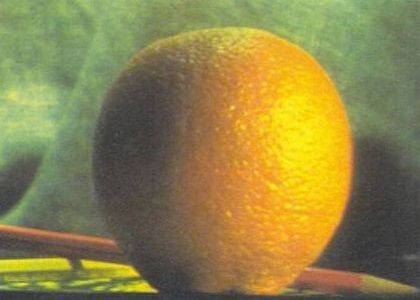
#> input picture P1/img/orange1.jpg, 420 x 300 px
$ python p1_pregunta_XX.py
#> lines starting #> are read from the running program, lines starting #| are printed output that depends on the picture
### P1/p1_tarea4.py
# Tratamiento de Señales Visuales/Tratamiento de Señales Multimedia I @ EPS-UAM
# Practica 1: Fusion de imagenes mediante piramides
# Tarea 4: fusion de imagenes

# AUTOR1: APELLIDO1 APELLIDO1, NOMBRE1
# AUTOR2: APELLIDO2 APELLIDO2, NOMBRE2
# PAREJA/TURNO: NUMERO_PAREJA/NUMERO_TURNO

import numpy as np
import math

from p1_utils import visualizar_fusion
import p1_tarea1
import p1_tarea2
import p1_tarea3
from p1_tests import test_p1_tarea4

def run_fusion(imgA, imgB, mask, niveles):
    """
    # Esta funcion implementa la fusion de dos imagenes calculando las
    # pirámides Laplacianas de las imagenes de entrada y la pirámide
    # Gausiana de una mascara.
    #
    # Argumentos de entrada:
    #   imgA: numpy array de tamaño [imagen_height, imagen_width].
    #   imgB: numpy array de tamaño [imagen_height, imagen_width].
    #   mask: numpy array de tamaño [imagen_height, imagen_width].
    #
    # Devuelve:
    #   Gpyr_imgA: lista de numpy arrays con variable tamaño con "niveles+1" elementos
    #               correspodientes a la piramide Gaussiana de la imagen A
    #   Gpyr_imgB: lista de numpy arrays con variable tamaño con "niveles+1" elementos
    #               correspodientes a la piramide Gaussiana de la imagen B
    #   Gpyr_mask: lista de numpy arrays con variable tamaño con "niveles+1" elementos
    #               correspodientes a la piramide Gaussiana de la máscara
    #   Lpyr_imgA: lista de numpy arrays con variable tamaño con "niveles+1" elementos
    #               correspodientes a la piramide Laplaciana de la imagen A
    #   Lpyr_imgB: lista de numpy arrays con variable tamaño con "niveles+1" elementos
    #               correspodientes a la piramide Laplaciana de la imagen B
    #   Lpyr_fus: lista de numpy arrays con variable tamaño con "niveles+1" elementos
    #               correspodientes a la piramide Laplaciana de la fusion imagen A & B
    #   Lpyr_fus_rec:  numpy array de tamaño [imagen_height, imagen_width] correspondiente
    #               a la reconstruccion de la pirámide Lpyr_fus
    """
    # Verificamos que las imágenes sean matrices bidimensionales
    if np.ndim(imgA) != 2 or np.ndim(imgB) != 2:
        raise ValueError("Las imágenes no están en escala de griss")

    # Convertimos las imágenes y la máscara a tipo float
    imgA = np.array(imgA, dtype=np.float64)
    imgB = np.array(imgB, dtype=np.float64)
    mask = np.array(mask, dtype=np.float64)

    # iniciamos las variables de salida
    Gpyr_imgA = p1_tarea2.gaus_piramide(imgA, niveles)      # Pirámide Gaussiana imagen A
    Gpyr_imgB = p1_tarea2.gaus_piramide(imgB, niveles)      # Pirámide Gaussiana imagen B
    Gpyr_mask = p1_tarea2.gaus_piramide(mask, niveles)      # Pirámide Gaussiana máscara
    Lpyr_imgA = p1_tarea2.lapl_piramide(Gpyr_imgA)          # Pirámide Laplaciana imagen A
    Lpyr_imgB = p1_tarea2.lapl_piramide(Gpyr_imgB)          # Pirámide Laplaciana imagen B
    Lpyr_fus = p1_tarea3.fusionar_lapl_pyr(Lpyr_imgA, Lpyr_imgB, Gpyr_mask)       # Pirámide Laplaciana fusionada
    Lpyr_fus_rec = p1_tarea3.reconstruir_lapl_pyr(Lpyr_fus)                       # Imagen reconstruida de la pirámide Laplaciana fusionada

    # Recortamos los valores que esten fuera del rango [0, 1]
    Lpyr_fus_rec = np.clip(Lpyr_fus_rec, 0, 1)

    return Gpyr_imgA, Gpyr_imgB, Gpyr_mask, Lpyr_imgA, Lpyr_imgB, Lpyr_fus, Lpyr_fus_rec
# [12 lines that do not run on import are left out]

### P1/p1_tarea1.py
# Tratamiento de Señales Visuales/Tratamiento de Señales Multimedia I @ EPS-UAM
# Practica 1: Fusion de imagenes mediante piramides
# Tarea 1: metodos reduce y expand

# AUTOR1: García Santa Carlos
# AUTOR2: González Gallego Miguel Ángel
# PAREJA/TURNO: 02/TARDE
import numpy as np
import math
import scipy.signal

from p1_utils import generar_kernel_suavizado


def reduce(imagen):
    """
    # Esta funcion implementa la operacion "reduce" sobre una imagen
    #
    # Argumentos de entrada:
    #    imagen: numpy array de tamaño [imagen_height, imagen_width].
    #
    # Devuelve:
    #    output: numpy array de tamaño [imagen_height/2, imagen_width/2] (output).
    #
    # NOTA: si imagen_height/2 o imagen_width/2 no son numeros enteros,
    #        entonces se redondea al entero mas cercano por arriba
    #        Por ejemplo, si la imagen es 5x7, la salida sera 3x4
    """
    # Tomamos las dimensiones de la imagen a reducir
    rows = imagen.shape[0]
    cols = imagen.shape[1]

    # Reducimos a la mitad las filas y las columnas
    output_rows = math.ceil(rows / 2)
    output_cols = math.ceil(cols / 2)

    # Inicializamos el output
    output = np.empty(shape=(output_rows, output_cols))

    # Generamos un kernel gaussiano de 0.4
    gaussian_kernel = generar_kernel_suavizado(0.4)
    imagen_suavizada = scipy.signal.convolve2d(
        imagen, gaussian_kernel, 'same')

    # Se reduce la imagen en 1 de cada 2 píxeles en ancho y largo
    output = imagen_suavizada[::2, ::2]

    return output


def expand(imagen):
    """
    # Esta funcion implementa la operacion "expand" sobre una imagen
    #
    # Argumentos de entrada:
    #    imagen: numpy array de tamaño [imagen_height, imagen_width].
    #
    # Devuelve:
    #    output: numpy array de tamaño [imagen_height*2, imagen_width*2].
    """

    # Tomamos las dimensiones de la imagen a expandir
    rows = imagen.shape[0]
    cols = imagen.shape[1]

    # Multiplicamos por 2 el valor de filas y columnas expandiendo
    output_rows = rows * 2
    output_cols = cols * 2

    # Inicializamos a 0 todos los valores del output
    output = np.zeros(shape=(output_rows, output_cols))

    # Tomamos 1 de cada 2 pixeles en ancho y largo del array con el doble de filas y columnas
    output[::2, ::2] = imagen

    # Generamos un kernel gaussiano con suavizado de 0.4
    gaussian_kernel = generar_kernel_suavizado(0.4)

    # Convolucionamos l aimagen expandida con gaussian_kernel
    output = scipy.signal.convolve2d(output, gaussian_kernel, 'same')
    output *= 4

    return output


# [3 lines that do not run on import are left out]

### P1/p1_tarea2.py
# Tratamiento de Señales Visuales/Tratamiento de Señales Multimedia I @ EPS-UAM
# Practica 1: Fusion de imagenes mediante piramides
# Tarea 2: piramide Gaussiana y piramide laplaciana

# AUTOR1: GARCÍA SANTA, CARLOS
# AUTOR2: GONZÁLEZ GALLEGO, MIGUEL ÁNGEL
# PAREJA/TURNO: 02/TARDE
import scipy.signal

from p1_tarea1 import reduce, expand
from p1_utils import generar_kernel_suavizado

def gaus_piramide(imagen, niveles):
    """
    # Esta funcion crea una piramide Gaussiana a partir de una imagen
    #
    # Argumentos de entrada:
    #   imagen: numpy array de tamaño [imagen_height, imagen_width].
    #   niveles: entero positivo que especifica el numero de veces que se aplica la operacion 'reduce'.
    #           Si niveles=0 entonces se debe devolver una lista con la imagen de entrada
    #           Si niveles=1 entonces se debe realizar una operacion de reduccion
    #
    # Devuelve:
    #   gauss_pyr: lista de numpy arrays con variable tamaño con "niveles+1" elementos.
    #       output[0] es la imagen de entrada
    #       output[i] es el nivel i de la piramide
    #
    """
    gaus_pyr = [imagen]  # iniciamos la variable de salida (lista)

    # Por cada nivel llamamos a la funcion reduce que genera el nuevo nivel
    for _ in range(niveles):
        gaus_pyr.append(reduce(gaus_pyr[-1]))

    return gaus_pyr

def lapl_piramide(gaus_pyr):
    """
    # Esta funcion crea una piramide Laplaciana a partir de una piramide Gaussiana
    #
    # Argumentos de entrada:
    #   gauss_pyr: lista de numpy arrays creada con la funcion 'gauss_piramide'.
    #
    # Devuelve:
    #   lapla_pyr: lista de numpy arrays con variable tamaño con "niveles+1" elementos.
    #       lapla_pyr[0] es el primera nivel de la piramide que contiene bordes
    #       lapla_pyr[i] es el nivel i de la piramide que contiene bordes
    #       lapla_pyr[niveles-1] es una imagen (escala de grises)
    #
    # NOTA: algunas veces, la operacion 'expand' devuelve una imagen de tamaño mayor
    # que el esperado. Entonces no coinciden las dimensiones de la imagen expandida
    #   del nivel k+1 y las dimensiones del nivel k. Verifique si ocurre esta
    #   situacion y en caso afirmativo, elimine los ultimos elementos de la
    #   imagen expandida hasta coincidir las dimensiones del nivel k
    #   Por ejemplo, si el nivel tiene tamaño 5x7, tras aplicar 'reduce' y 'expand'
    #   obtendremos una imagen de tamaño 6x8. En este caso, elimine la 6 fila y 8
    #   columna para obtener una imagen de tamaño 5x7 donde pueda aplicar la resta
    """
    lapl_pyr = [] # iniciamos la variable de salida (lista)
    # Los niveles equivaldran a la longitud de la lista de la piramide gaussiana
    niveles = len(gaus_pyr)

    # Iteramos hasta el ultimo penúltimo nivel de la pirámide gaussiana
    for k in range(niveles-1):
        # Se expande el nivel k + 1
        img_expandida = expand(gaus_pyr[k+1])

        # Comprobacion del numero de filas de la imagen expandida y la original
        img_expandida = img_expandida[:gaus_pyr[k].shape[0], :gaus_pyr[k].shape[1]]

        # Restamos entre el nivel actual de la pirámide Gaussiana y la imagen expandida
        laplaciana = gaus_pyr[k] - img_expandida

        lapl_pyr.append(laplaciana)

    # El último nivel de la pirámide Laplaciana es igual al último nivel Gaussiano
    lapl_pyr.append(gaus_pyr[-1])

    return lapl_pyr

# [3 lines that do not run on import are left out]

### P1/p1_tarea3.py
# Tratamiento de Señales Visuales/Tratamiento de Señales Multimedia I @ EPS-UAM
# Practica 1: Fusion de imagenes mediante piramides
# Tarea 3: fusion de piramides y reconstruccion

# AUTOR1: APELLIDO1 APELLIDO1, NOMBRE1
# AUTOR2: APELLIDO2 APELLIDO2, NOMBRE2
# PAREJA/TURNO: NUMERO_PAREJA/NUMERO_TURNO

import numpy as np
from p1_tarea1 import expand

def fusionar_lapl_pyr(lapl_pyr_imgA, lapl_pyr_imgB, gaus_pyr_mask):
    """
    # Esta funcion realiza la fusion entre dos piramides laplacianas de distintas imagenes.
    #   La fusion esta determinada por una mascara de la cual se utiliza su correspondiente
    #   piramide Gaussiana para combinar las dos piramides laplacianas.
    #
    # Argumentos de entrada:
    #   lapl_pyr_imgA: lista de numpy arrays obtenida con la funcion 'lapl_piramide' sobre una imagen img2
    #   lapl_pyr_imgB: lista de numpy arrays obtenida con la funcion 'lapl_piramide' sobre otra imagen img1
    #   gaus_pyr_mask: lista de numpy arrays obtenida con la funcion 'gaus_piramide'
    #                  sobre una mascara para combinar ambas imagenes.
    #                  Esta mascara y la piramide tiene valores en el rango [0,1]
    #                  Para los pixeles donde gaus_pyr_mask==1, se coge la piramide de img1
    #                  Para los pixeles donde gaus_pyr_mask==0, se coge la piramide de img2
    #
    # Devuelve:
    #   fusion_pyr: piramide fusionada
    #       lista de numpy arrays con variable tamaño con "niveles+1" elementos.
    #       fusion_pyr[i] es el nivel i de la piramide que contiene bordes
    #       fusion_pyr[niveles] es una imagen (RGB o escala de grises)
    """
    # Iniciamos la lista de la piramide fusionada
    fusion_pyr = []

    # Tomamos los tamaños de las listas de piramides laplacianas de la imgA y de imgB
    lapl_pyr_imgA_size = len(lapl_pyr_imgA)
    lapl_pyr_imgB_size = len(lapl_pyr_imgB)

    # Tomamos el tamaño de la lista de la piramide gaussiana
    gaus_pyr_size = len(gaus_pyr_mask)

    # Comprobamos que las piramides tienen el mismo número de niveles
    if lapl_pyr_imgA_size != lapl_pyr_imgB_size:
        raise ValueError("Las listas de pirámides Laplacianas no tienen el mismo número de niveles");

    if lapl_pyr_imgA_size != gaus_pyr_size:
        raise ValueError("Las listas de pirámides Laplacianas no tienen el mismo número de niveles que la lista de Gaussianas");

    # Realizamos la fusion por cada nivel
    for level in range(lapl_pyr_imgA_size):
        lapl_A = lapl_pyr_imgA[level]
        lapl_B = lapl_pyr_imgB[level]
        gaus_pyr = gaus_pyr_mask[level]

        fusion = lapl_A * gaus_pyr + lapl_B * (1 - gaus_pyr)

        fusion_pyr.append(fusion)

    return fusion_pyr

def reconstruir_lapl_pyr(lapl_pyr):
    """
    # Esta funcion reconstruye la imagen dada una piramide laplaciana.
    #
    # Argumentos de entrada:
    #   lapl_pyr: lista de numpy arrays obtenida con la funcion 'lapl_piramide' sobre una imagen img
    #
    # Devuelve:
    #   output: numpy array con dimensiones iguales al primer nivel de la piramide lapl_pyr[0]
    #
    # NOTA: algunas veces, la operacion 'expand' devuelve una imagen de tamaño mayor
    # que el esperado. Entonces no coinciden las dimensiones de la imagen expandida
    #   del nivel k+1 y las dimensiones del nivel k. Verifique si ocurre esta
    #   situacion y en caso afirmativo, elimine los ultimos elementos de la
    #   imagen expandida hasta coincidir las dimensiones del nivel k
    #   Por ejemplo, si el nivel tiene tamaño 5x7, tras aplicar 'reduce' y 'expand'
    #   obtendremos una imagen de tamaño 6x8. En este caso, elimine la 6 fila y 8
    #   columna para obtener una imagen de tamaño 5x7 donde pueda aplicar la resta
    """
    # Iniciamos la variable de salida (numpy array)
    output = np.empty(shape=[0,0])

    # Ultimo nivel de la piramide laplaciana
    output = lapl_pyr[-1]

    # Obtenemos el número de niveles en la piramide laplaciana
    lapl_pyr_size = len(lapl_pyr)

    # Reconstruimos la imagen expandiendo y sumando los niveles
    for level in range(lapl_pyr_size - 2, -1, -1):
        expanded_img = expand(output)

        # Si la imagen expandida es mayor en tamaño que el nivel actual, ajustamos el tamaño
        if expanded_img.shape != lapl_pyr[level].shape:
            expanded_img = expanded_img[:lapl_pyr[level].shape[0], :lapl_pyr[level].shape[1]]

        # Sumamos la imagen expandida con el nivel actual de la piramide para obtener la imagen reconstruida
        output = expanded_img + lapl_pyr[level]

    return output

# [3 lines that do not run on import are left out]

### Introduccion_vision_artificial/P1/p1_utils.py
# Tratamiento de Señales Visuales/Tratamiento de Señales Multimedia I @ EPS-UAM
# Practica 1: Fusion de imagenes mediante piramides
# Fichero con funciones y utilidades

import numpy as np
import cv2

def generar_kernel_suavizado(a):
    """
    # Esta funcion devuelve un kernel de tamaño 5x5 con parametro a
    #
    # Argumentos de entrada:
    #   a: valor de tipo double o float.
    # Devuelve:
    #   numpy array de tamaño [5, 5] (output).
    """
    w_1d = np.array([0.25 - a/2.0, 0.25, a, 0.25, 0.25 - a/2.0])
    return np.outer(w_1d, w_1d)

# [128 lines left out: functions visualizar_gaus_piramide, visualizar_lapl_piramide, visualizar_fusion, not called in this run]

### P1/p1_pregunta_XX.py
# Tratamiento de Señales Visuales/Tratamiento de Señales Multimedia I @ EPS-UAM
# Practica 1: Fusion de imagenes mediante piramides
# Memoria: codigo de la pregunta XX

# AUTOR1: García Santa Carlos
# AUTOR2: González Gallego, Miguel Angel
# PAREJA/TURNO: 02/NUMERO_TURNO

import numpy as np
from skimage import io
import matplotlib.pyplot as plt
import p1_tarea4
import p1_utils

if __name__ == "__main__":
    # Leer las imágenes de prueba y la máscara
    imgA = io.imread("./img/orange1.jpg") / 255.0
    imgB = io.imread("./img/apple1.jpg") / 255.0
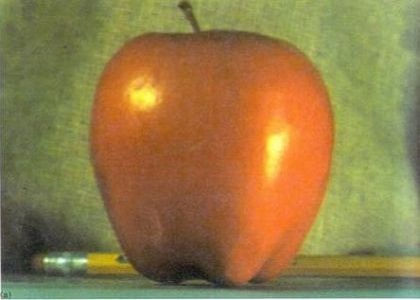
#> input picture P1/img/apple1.jpg, 420 x 300 px
    mask = io.imread("./img/mask_apple1_orange1.jpg") / 255.0
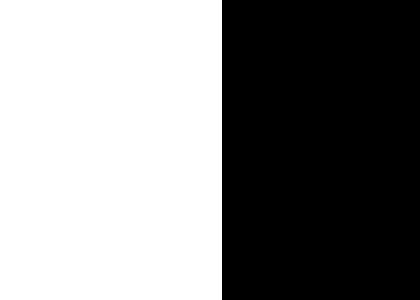
#> input picture P1/img/mask_apple1_orange1.jpg, 420 x 300 px
#> mask: shape (300, 420, 3) float64; min 0, max 1, mean 0.529

    Gypr_imgA_l = []
    Gypr_imgB_l = []
    Gypr_mask_l = []
    Lpyr_imgA_l = []
    Lpyr_imgB_l = []
    Lpyr_fus_l = []
    Lpyr_fus_rec_l = []

    niveles = 5
    for i in range(3):
        Gpyr_imgA, Gpyr_imgB, Gpyr_mask, \
        Lpyr_imgA, Lpyr_imgB, Lpyr_fus, Lpyr_fus_rec = p1_tarea4.run_fusion(imgA[:, :, i], imgB[:, :, i], mask[:, :, i], niveles)
        Gypr_imgA_l.append(Gpyr_imgA)
        Gypr_imgB_l.append(Gpyr_imgB)
        Gypr_mask_l.append(Gpyr_mask)
        Lpyr_imgA_l.append(Lpyr_imgA)
        Lpyr_imgB_l.append(Lpyr_imgB)
        Lpyr_fus_l.append(Lpyr_fus)
        Lpyr_fus_rec_l.append(Lpyr_fus_rec)
#> this loop made 3 passes
#> pass 1, in run_fusion, `imgA = np.array(imgA, dtype=np.float64)`:
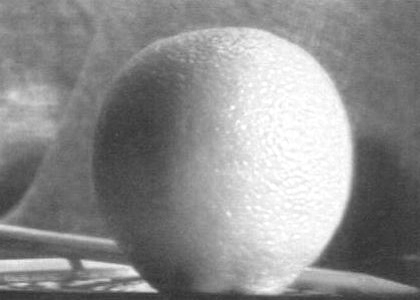
#> imgA: shape (300, 420) float64; min 0.184, max 1, mean 0.556
#> pass 1, in run_fusion, `imgB = np.array(imgB, dtype=np.float64)`:
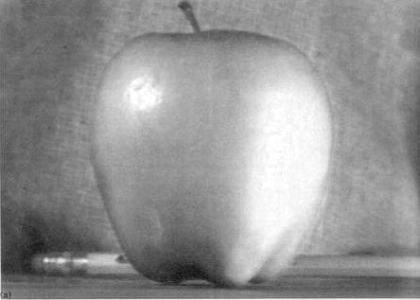
#> imgB: shape (300, 420) float64; min 0.0627, max 1, mean 0.576
#> after the loop, Gypr_imgA_l = 3 items; Gypr_imgB_l = 3 items; Gypr_mask_l = 3 items; Lpyr_fus_l = 3 items; Lpyr_fus_rec_l = 3 items; Lpyr_imgA_l = 3 items; Lpyr_imgB_l = 3 items

    Gpyr_imgA_stack = []
    Gpyr_imgB_stack = []
    Gpyr_mask_stack = []
    Lpyr_imgA_stack = []
    Lpyr_imgB_stack = []
    Lpyr_fus_stack = []
    for nivel in range(niveles):
        Gpyr_imgA_stack.append(np.stack([Gypr_imgA_l[i][nivel] for i in range(3)], axis=2))
        Gpyr_imgB_stack.append(np.stack([Gypr_imgB_l[i][nivel] for i in range(3)], axis=2))
        Gpyr_mask_stack.append(np.stack([Gypr_mask_l[i][nivel] for i in range(3)], axis=2))
        Lpyr_imgA_stack.append(np.stack([Lpyr_imgA_l[i][nivel] for i in range(3)], axis=2))
        Lpyr_imgB_stack.append(np.stack([Lpyr_imgB_l[i][nivel] for i in range(3)], axis=2))
        Lpyr_fus_stack.append(np.stack([Lpyr_fus_l[i][nivel] for i in range(3)], axis=2))
        Lpyr_fus_stack[nivel] = np.clip(Lpyr_fus_stack[nivel], 0, 1)
#> after the loop, Gpyr_imgA_stack = 5 items; Gpyr_imgB_stack = 5 items; Gpyr_mask_stack = 5 items; Lpyr_fus_stack = 5 items; Lpyr_imgA_stack = 5 items; Lpyr_imgB_stack = 5 items

    Lpyr_fus_rec_stack = np.stack([Lpyr_fus_rec_l[i] for i in range(3)], axis=2)
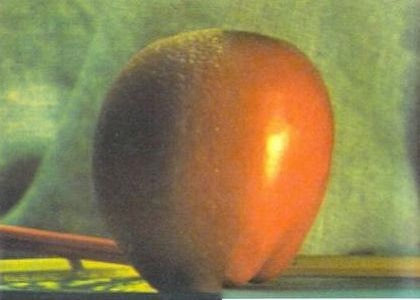
#> Lpyr_fus_rec_stack: shape (300, 420, 3) float64; mean of channels 0, 1, 2 0.559, 0.507, 0.32; drawn as R, G, B

    io.imshow(Lpyr_fus_rec_stack)
    plt.show()
